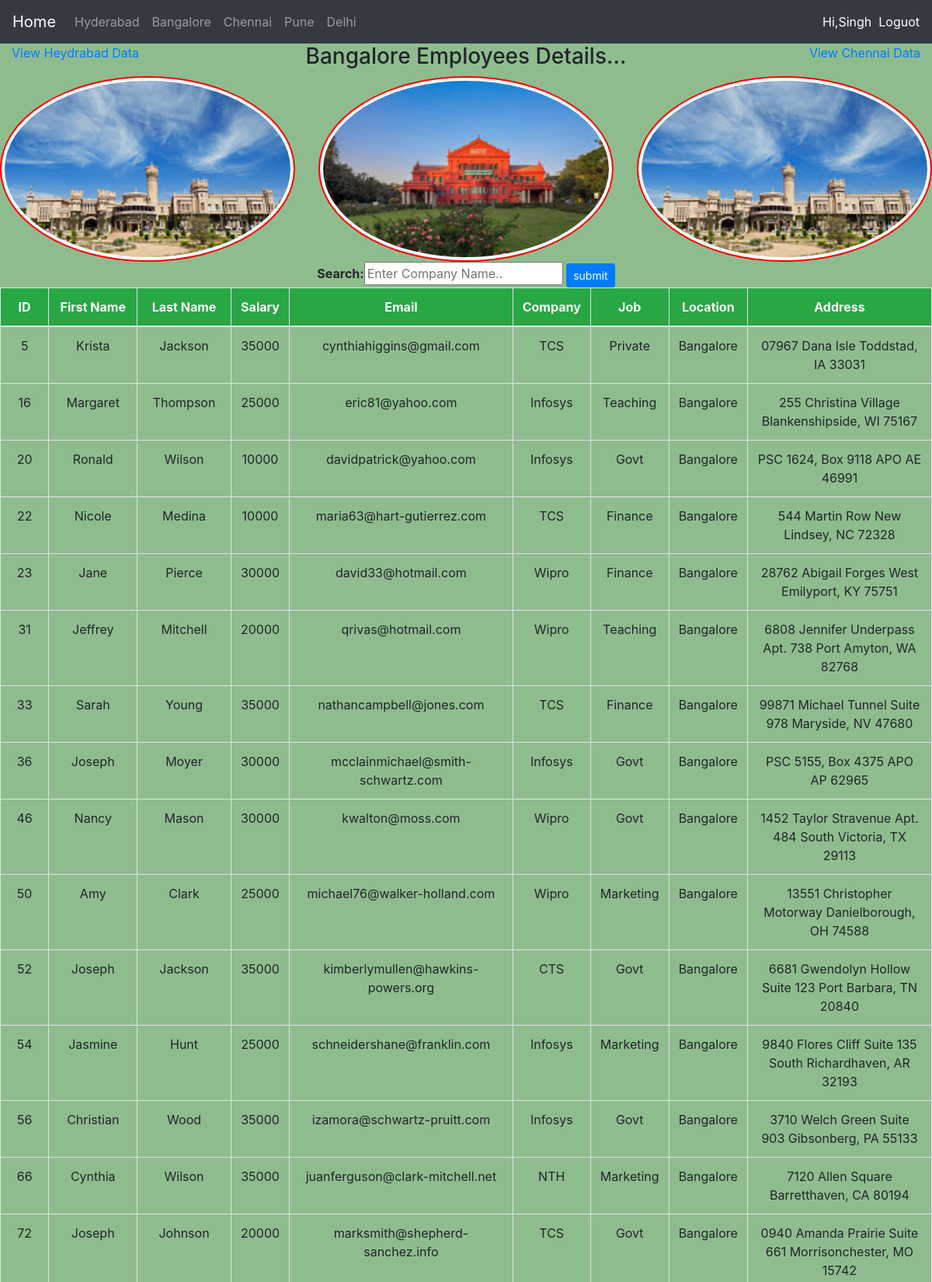
/bang_data/ (signed in, upper part), run on the app's committed database.
### employeedata/models.py (models this page shows)
class EmployeeData(models.Model):
    first_name = models.CharField(max_length = 20)
    last_name = models.CharField(max_length = 20)
    salary = models.IntegerField()
    email = models.EmailField(max_length = 20)
    company = models.CharField(max_length = 20)
    job = models.CharField(max_length = 20)
    location = models.CharField(max_length = 20)
    address = models.CharField(max_length = 100)

### employeedata/views.py (the view)
# urls.py: url(r'^bang_data/',views.bangalore_data, name='bang_data'),
@login_required(login_url='login')
def bangalore_data(request):
    if request.method == 'POST':
       company = request.POST.get('company')
       bang_data = EmployeeData.objects.filter(Q(location = 'Bangalore') & Q(company = company))
       return render(request,'bang_data.html',{'employees':bang_data})
    else:
        bang_data = EmployeeData.objects.filter(location = 'Bangalore')
        return render(request,'bang_data.html',{'employees':bang_data})

### templates/bang_data.html (shortened to what this page needs)
{% extends 'base.html' %}
{% load static %}
{% block content %}
<div class="container-fluid">
    <div class="row">
        <div class="col-md-3">
            <a href="{%url 'hyd_data' %}"> View Heydrabad Data</a>
        </div>
        <div class="col-md-6">
            <h3 class="text-center">Bangalore Employees Details...</h3>
        </div>
        <div class="col-md-3 text-right">
            <a href="{%url 'chennai_data' %}"> View Chennai Data</a>
        </div>
    </div>
</div>
<div class="contaire-fluid">
     <div class="row">
         <div class="col-md-4">
              <img src="{% static 'images/bang1.jpg' %}"
                 style="height:100%; width:100%; border-radius:50%; border:2px solid red;"
                 class="img-thumbnail">
         </div>
         <div class="col-md-4">
              <img src="{% static 'images/bang2.jpg' %}"
                 style="height:100%; width:100%; border-radius:50%; border:2px solid red;"
                 class="img-thumbnail">
         </div>
         <div class="col-md-4">
              <img src="{% static 'images/bang3.jpg' %}"
                 style="height:100%; width:100%; border-radius:50%; border:2px solid red;"
                 class="img-thumbnail">
         </div>
     </div>
</div>
{% include 'search_file.html' %}
{% if employees %}
<table class="table table-bordered text-center table-hover">
    <thead class="bg-success text-white">
    <tr>
        <th>ID</th>
        <th>First Name</th>
        <th>Last Name</th>
        <th>Salary</th>
        <th>Email</th>
        <th>Company</th>
        <th>Job</th>
        <th>Location</th>
        <th>Address</th>
    </tr>
    </thead>
    <tbody>
        {% for employee in employees %}
            <tr>
                <td>{{ employee.id }}</td>
                <td>{{ employee.first_name }}</td>
                <td>{{ employee.last_name }}</td>
                <td>{{ employee.salary }}</td>
                <td>{{ employee.email }}</td>
                <td>{{ employee.company }}</td>
                <td>{{ employee.job }}</td>
                <td>{{ employee.location }}</td>
                <td>{{ employee.address }}</td>
            </tr>
        {% endfor %}
    </tbody>
</table>
{% else %}
<h1>No EMployees Are Available</h1>
{% endif %}
{% endblock %}

### templates/base.html (shortened to what this page needs)
{% load static %}
<!DOCTYPE html>
<html lang="en">
<head>
    {% include 'cdnlines.html' %}
    <link rel="stylesheet" href="{% static 'styles/styles.css' %}">
</head>
<body>
{% include 'navbar.html' %}
{% block content%}
{% endblock %}
</body>
</html>

### templates/cdnlines.html (shortened to what this page needs)
<!DOCTYPE html>
<html lang="en">
<head>
</head>
<body>
{% block content %}
  <link rel="stylesheet" href="https://maxcdn.bootstrapcdn.com/bootstrap/4.4.1/css/bootstrap.min.css">
  <link rel="stylesheet" href="https://use.fontawesome.com/releases/v5.7.2/css/all.css">
  <link rel="stylesheet" href="bootstrap/css/fontawesome.5.7.2.css">
{% endblock %}
</body>
</html>

### templates/navbar.html (shortened to what this page needs)
<!DOCTYPE html>
<html lang="en">
<head>
</head>
<body>
<nav class="navbar navbar-expand-lg navbar-dark bg-dark">
  <a class="navbar-brand" href="{% url 'home_page' %}">Home</a>
  <div class="collapse navbar-collapse" id="navbarNavAltMarkup">
    <div class="navbar-nav">
      <a class="nav-item nav-link" href="{% url 'hyd_data' %}">Hyderabad</a>
    <a class="nav-item nav-link" href="{% url 'bang_data' %}">Bangalore</a>
      <a class="nav-item nav-link" href="{% url 'chennai_data' %}">Chennai</a>
      <a class="nav-item nav-link" href="{% url 'pune_data' %}">Pune</a>
      <a class="nav-item nav-link" href="{% url 'delhi_data' %}">Delhi</a>
    </div>
  </div>
    <span style="color:white;"> Hi,{{ request.user| capfirst }}</span> &nbsp;&nbsp;
    <a href="{% url 'logout' %}" style="color:white;"> Loguot</a>
</nav>
</body>
</html>

### templates/search_file.html (shortened to what this page needs)
<!DOCTYPE html>
<html lang="en">
<head>
</head>
<body>
{% block content %}
<form method="POST">
    <center>
    <b>Search:</b><input type="text" name="company" placeholder="Enter Company Name..">
    <input type="submit" value="submit" class="btn btn-primary btn-sm">
    </center>
</form>
{% endblock %}
</body>
</html>

### static/styles/styles.css (style rules this page uses)
body { background-color: darkseagreen; }

### data on the page
EmployeeData: id "5", first_name "Krista", last_name "Jackson", salary "35000", email "cynthiahiggins@gmail.com", company "TCS", job "Private", location "Bangalore", address "07967 Dana Isle Toddstad, IA 33031"
EmployeeData: id "16", first_name "Margaret", last_name "Thompson", salary "25000", email "eric81@yahoo.com", company "Infosys", job "Teaching", location "Bangalore", address "255 Christina Village Blankenshipside, WI 75167"
EmployeeData: id "20", first_name "Ronald", last_name "Wilson", salary "10000", email "davidpatrick@yahoo.com", company "Infosys", job "Govt", location "Bangalore", address "PSC 1624, Box 9118 APO AE 46991"
EmployeeData: id "22", first_name "Nicole", last_name "Medina", salary "10000", email "maria63@hart-gutierrez.com", company "TCS", job "Finance", location "Bangalore", address "544 Martin Row New Lindsey, NC 72328"
EmployeeData: id "23", first_name "Jane", last_name "Pierce", salary "30000", email "david33@hotmail.com", company "Wipro", job "Finance", location "Bangalore", address "28762 Abigail Forges West Emilyport, KY 75751"
EmployeeData: id "31", first_name "Jeffrey", last_name "Mitchell", salary "20000", email "qrivas@hotmail.com", company "Wipro", job "Teaching", location "Bangalore", address "6808 Jennifer Underpass Apt. 738 Port Amyton, WA 82768"
EmployeeData: id "33", first_name "Sarah", last_name "Young", salary "35000", email "nathancampbell@jones.com", company "TCS", job "Finance", location "Bangalore", address "99871 Michael Tunnel Suite 978 Maryside, NV 47680"
EmployeeData: id "36", first_name "Joseph", last_name "Moyer", salary "30000", email "mcclainmichael@smith-schwartz.com", company "Infosys", job "Govt", location "Bangalore", address "PSC 5155, Box 4375 APO AP 62965"
EmployeeData: id "46", first_name "Nancy", last_name "Mason", salary "30000", email "kwalton@moss.com", company "Wipro", job "Govt", location "Bangalore", address "1452 Taylor Stravenue Apt. 484 South Victoria, TX 29113"
EmployeeData: id "50", first_name "Amy", last_name "Clark", salary "25000", email "michael76@walker-holland.com", company "Wipro", job "Marketing", location "Bangalore", address "13551 Christopher Motorway Danielborough, OH 74588"
EmployeeData: id "52", first_name "Joseph", last_name "Jackson", salary "35000", email "kimberlymullen@hawkins-powers.org", company "CTS", job "Govt", location "Bangalore", address "6681 Gwendolyn Hollow Suite 123 Port Barbara, TN 20840"
EmployeeData: id "54", first_name "Jasmine", last_name "Hunt", salary "25000", email "schneidershane@franklin.com", company "Infosys", job "Marketing", location "Bangalore", address "9840 Flores Cliff Suite 135 South Richardhaven, AR 32193"
EmployeeData: id "56", first_name "Christian", last_name "Wood", salary "35000", email "izamora@schwartz-pruitt.com", company "Infosys", job "Govt", location "Bangalore", address "3710 Welch Green Suite 903 Gibsonberg, PA 55133"
EmployeeData: id "66", first_name "Cynthia", last_name "Wilson", salary "35000", email "juanferguson@clark-mitchell.net", company "NTH", job "Marketing", location "Bangalore", address "7120 Allen Square Barretthaven, CA 80194"
EmployeeData: id "72", first_name "Joseph", last_name "Johnson", salary "20000", email "marksmith@shepherd-sanchez.info", company "TCS", job "Govt", location "Bangalore", address "0940 Amanda Prairie Suite 661 Morrisonchester, MO 15742"

### other printed values
{{ request.user| capfirst }} "Singh"
